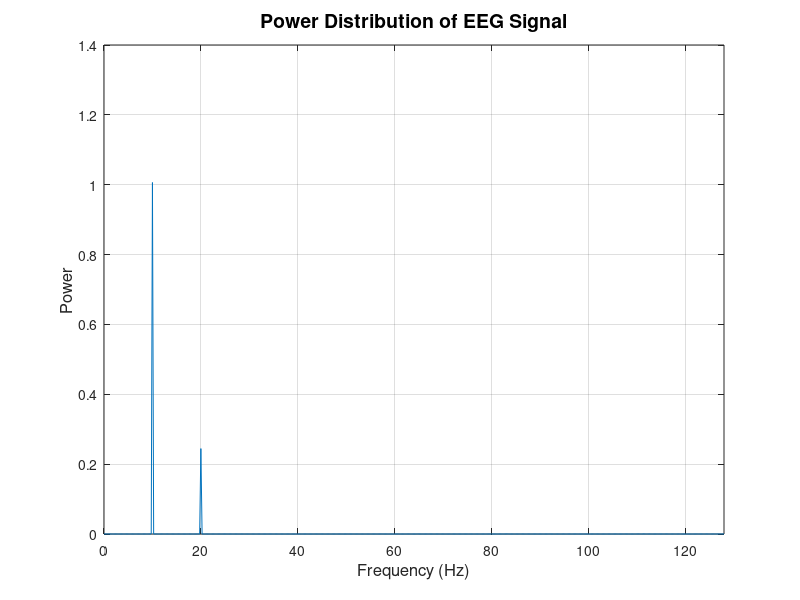

Write the MATLAB code that produced this figure.
% Load or generate EEG signal
% Replace with your own EEG signal as 'eeg_signal' and 'sampling_rate'
% Example: Generating a synthetic EEG signal
Fs = 256; % Sampling rate (Hz)
T = 1/Fs; % Sampling interval
L = 1024; % Number of samples
t = (0:L-1)*T; % Time vector
eeg_signal = sin(2*pi*10*t) + 0.5*sin(2*pi*20*t) + randn(size(t))*0.1; % Synthetic EEG signal

% Compute the Fourier Transform of the EEG signal
n = length(eeg_signal); % Number of samples
fft_signal = fft(eeg_signal); % Compute FFT

% Compute the two-sided spectrum and then the single-sided spectrum
P2 = abs(fft_signal/n); % Two-sided spectrum
P1 = P2(1:n/2+1); % Single-sided spectrum
P1(2:end-1) = 2*P1(2:end-1); % Account for symmetry

% Compute frequency axis
frequencies = Fs*(0:(n/2))/n;

% Plot the Power Spectral Density (PSD)
figure;
plot(frequencies, P1.^2); % Power is the square of the amplitude
xlabel('Frequency (Hz)', 'FontSize', 12);
ylabel('Power', 'FontSize', 12);
title('Power Distribution of EEG Signal', 'FontSize', 14);
grid on;
xlim([0, Fs/2]); % Limit to Nyquist frequency
